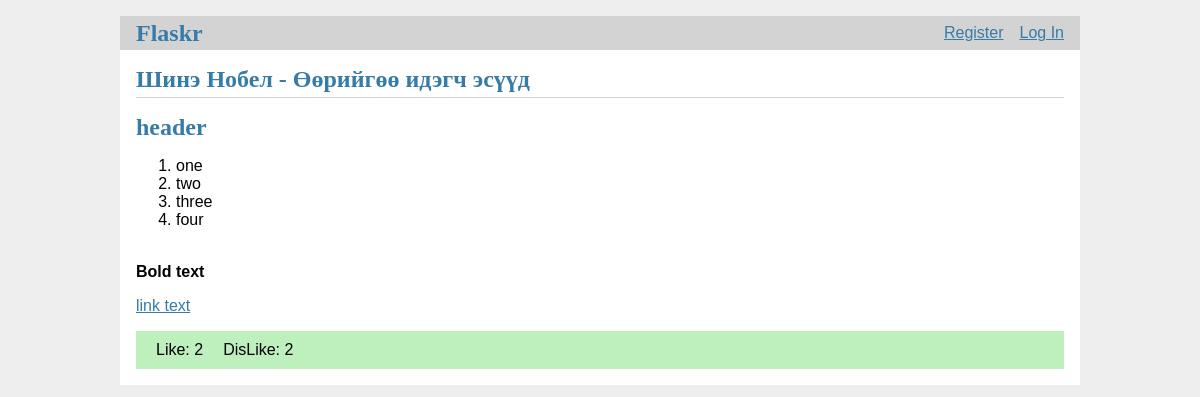
The page /detail/4 on the database its author committed.
### tables this page shows
CREATE TABLE post (
  id INTEGER PRIMARY KEY AUTOINCREMENT,
  author_id INTEGER NOT NULL,
  created TIMESTAMP NOT NULL DEFAULT CURRENT_TIMESTAMP,
  title TEXT NOT NULL,
  body TEXT NOT NULL,
  FOREIGN KEY (author_id) REFERENCES user (id)
);

### flaskr/blog.py (the view)
@bp.route('/detail/<int:post_id>')
def detail(post_id):
    db = get_db()
    post = db.execute(
        'SELECT * FROM post WHERE id=' + str(post_id)).fetchone()
    return render_template('blog/detail.html', post=post)

### flaskr/auth.py (called while the page is built)
@bp.before_app_request
def load_logged_in_user():
    user_id = session.get('user_id')
    if user_id is None:
        g.user = None
    else:
        g.user = get_db().execute(
            'SELECT * FROM user WHERE id = ?', (user_id,)
        ).fetchone()

### flaskr/db.py (called while the page is built)
def get_db():
    if 'db' not in g:
        g.db = sqlite3.connect(
            current_app.config['DATABASE'],
            detect_types=sqlite3.PARSE_DECLTYPES
        )
        g.db.row_factory = sqlite3.Row
    return g.db

### flaskr/templates/blog/detail.html (shortened to what this page needs)
{% extends 'base.html' %}
{% block extracss %}
  <link rel="stylesheet" href="/static/css/detail.css"/>
{% endblock %}
{% block header %}
  <h1>{% block title %} {{ post['title'] }} {% endblock %}</h1>
{% endblock %}
{% block content %}
  {{post['body'] | markdown}}
  <div class="meta" data-postid="{{post['id']}}">
  		<span class="btn action-like">Like: <span class='like'>2</span></span>
  		<span class="btn action-dislike">DisLike: <span class='dislike'>2</span></span>
  </div>
{% endblock %}

### flaskr/static/style.css (style rules this page uses)
body { max-width: 960px; margin: 0 auto; background: white; }
h1 { font-family: serif; color: #377ba8; margin: 1rem 0; }
a { color: #377ba8; }
.content > header h1 { flex: auto; margin: 1rem 0 0.25rem 0; }

### flaskr/static/css/detail.css (style rules this page uses)
.meta { display: flex; background-color: #bef0be; padding: 10px; }
.btn { margin: 0 10px; cursor: pointer; }

### rows shown on the page
post: title "Шинэ Нобел - Өөрийгөө идэгч эсүүд", body "header one two three four Bold text link text"
